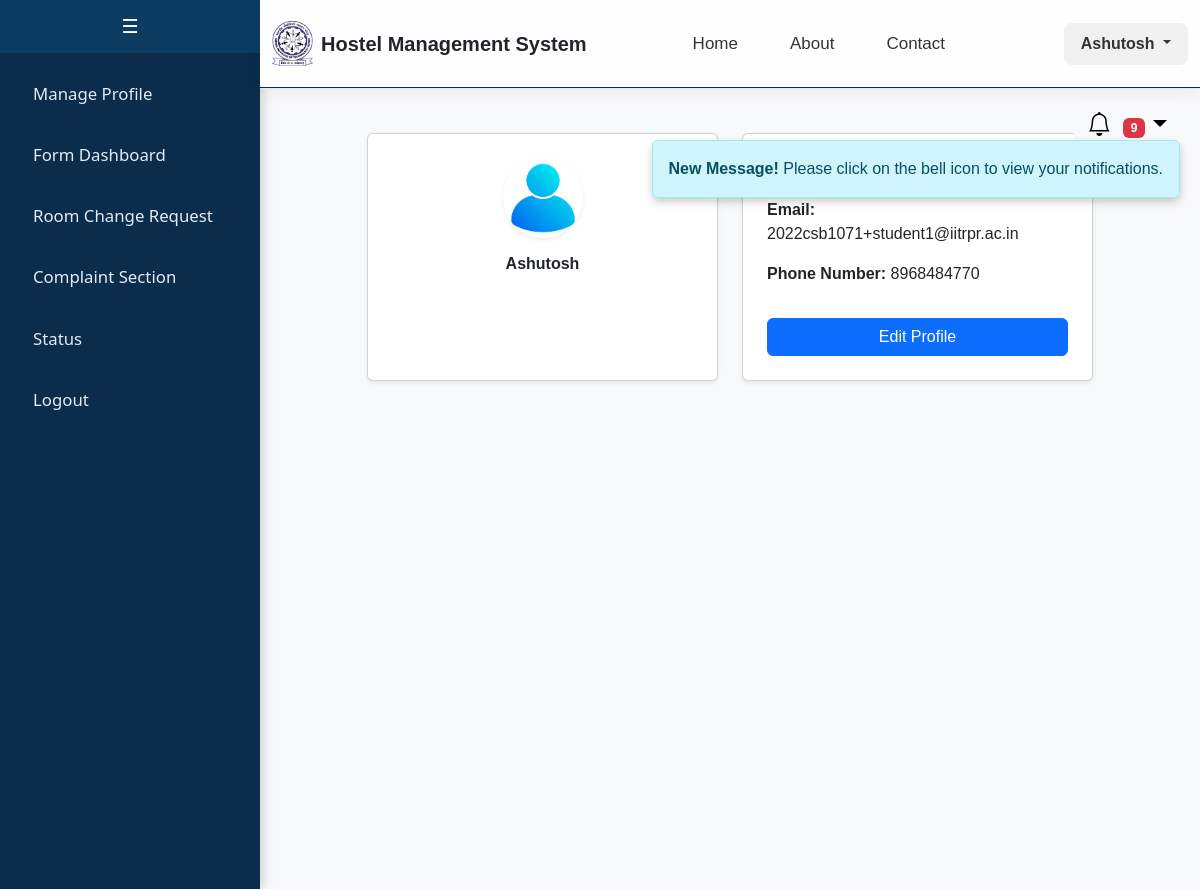
The app's page /student (signed in) with its own data.
### app/models.py (models this page shows, shortened)
class CustomUser(db.Model):
    __tablename__ = 'custom_user'
    id = db.Column(db.Integer, primary_key=True)
    email = db.Column(db.String(255), unique=True, nullable=False)
    name = db.Column(db.String(100), nullable=False)
    password = db.Column(db.String(100), nullable=False)
    is_staff = db.Column(db.Boolean, default=False)
    is_active = db.Column(db.Boolean, default=True)
    gender = db.Column(db.String(20), default='Not Specified')
    student = db.relationship('Student', backref='user', uselist=False, cascade="all, delete")
    caretaker = db.relationship('Caretaker', backref='user', uselist=False, cascade="all, delete")
    faculty = db.relationship('Faculty', backref='user', uselist=False, cascade="all, delete")
    admin = db.relationship('Admin', backref='user', uselist=False, cascade="all, delete")
    guest = db.relationship('Guest', backref='user', uselist=False, cascade="all, delete")

class Student(db.Model):
    __tablename__ = 'student'
    student_id = db.Column(db.Integer, db.ForeignKey('custom_user.id', ondelete='CASCADE'), primary_key=True)
    department = db.Column(db.String(100))
    student_phone = db.Column(db.String(10))
    student_roll = db.Column(db.String(15), unique=True)
    student_year = db.Column(db.Integer)
    student_room_no = db.Column(db.String(20))
    student_batch = db.Column(db.String(20))

### app/student.py (the view)
@student_bp.route("/student", methods=["GET"])
def profile():
    if 'user_id' not in session or session.get('user_role') != 'student':
        return redirect(url_for('auth.login'))
    user_id = session['user_id']
    user = CustomUser.query.get(user_id)
    student = Student.query.filter_by(student_id=user_id).first()
    if user is None or student is None:
        return redirect(url_for('auth.login'))
    notifications = Notification.query.filter_by(recipient_email=user.email).order_by(Notification.timestamp.desc()).all()
    has_new_notifications = any(not notification.is_read for notification in notifications)
    return render_template("student/profile.html", user=user, student=student, notifications=notifications, has_new_notifications=has_new_notifications)

### templates/student/profile.html (shortened to what this page needs)
{% extends "student/base.html" %}
{% block content %}
<div class="container mt-4">
    <div class="row justify-content-center">
        <div class="col-md-10">
            <div class="row d-flex align-items-stretch">
                <div class="col-md-6">
                    <div class="card p-4 shadow-sm text-center h-100">
                        <div class="d-flex justify-content-center">
                            <img src="{{ url_for('static', filename='profile_pic.png') }}" class="rounded-circle shadow-sm mb-3" width="80" height="80" alt="Profile Picture">
                        </div>
                        <h6 class="fw-bold">{{ user.name }}</h6>
                    </div>
                </div>
                <div class="col-md-6">
                    <div class="card p-4 shadow-sm h-100">
                        <p><strong>Room Number:</strong> {{ student.student_room_no if student.student_room_no else 'Undefined' }}</p>
                        <p><strong>Email:</strong> {{ user.email }}</p>
                        <p><strong>Phone Number:</strong> {{ student.student_phone if student.student_phone else 'Undefined' }}</p>
                        <a href="{{ url_for('student.update_profile') }}" class="btn btn-primary mt-3">Edit Profile</a>
                    </div>
                </div>
            </div>
        </div>
    </div>
</div>
<div class="notification-container">
    <div class="dropdown">
        <a class="btn btn-light dropdown-toggle notification-bell" href="#" id="notificationDropdown" role="button" data-bs-toggle="dropdown" aria-expanded="false">
            <i class="bi bi-bell"></i>
            {% if notifications|length > 0 %}
                <span class="badge bg-danger">{{ notifications|length }}</span>
            {% endif %}
        </a>
    </div>
</div>
{% if has_new_notifications %}
<div id="dynamicMessage" class="alert alert-info notification-alert" role="alert">
    <strong>New Message!</strong> Please click on the bell icon to view your notifications.
</div>
{% endif %}
{% endblock %}

### templates/includes/header.html (shortened to what this page needs)
<div class="ezy__nav4 glass">
    <nav class="navbar navbar-expand-lg py-3">
        <div class="container">
            <a class="navbar-brand d-flex align-items-center gap-2" href="/">
                <img src="{{ url_for('static', filename='logo.jpg') }}" alt="Logo" class="logo-img">
                <span class="fw-bold fs-5 text-dark">Hostel Management System</span>
            </a>
            <div class="collapse navbar-collapse justify-content-between" id="ezy_nav4-navbar-text">
				<ul class="navbar-nav me-auto d-flex justify-content-center gap-3" style="margin-left: 4.5rem;">
					<li class="nav-item"><a class="nav-link nav-hover" href="/">Home</a></li>
					<li class="nav-item"><a class="nav-link nav-hover" href="/about">About</a></li>
					<li class="nav-item"><a class="nav-link nav-hover" href="/contact">Contact</a></li>
				</ul>
				{% if session['user_role'] %}
				<div class="dropdown">
				<button class="btn user-dropdown-btn dropdown-toggle" type="button" id="userDropdown"
					data-bs-toggle="dropdown" aria-expanded="false">
					{{ session['user_name'] }}
				</button>
				</div>
				{% else %}
				<a href="/login" class="btn custom-login-btn ms-lg-3">Login</a>
				{% endif %}
			</div>
        </div>
    </nav>
</div>

### templates/student/base.html (style rules this page uses)
body { margin: 0; font-family: Arial, sans-serif; }
.navbar { border-bottom: 1px solid #0b2c4a; }

### templates/includes/header.html (style rules this page uses)
.ezy__nav4.glass { backdrop-filter: blur(12px); background: rgba(255, 255, 255, 0.85); border-bottom: 1px solid rgba(200, 200, 200, 0.4); box-shadow: 0 4px 16px rgba(0, 0, 0, 0.06); position: sticky; top: 0; z-index: 1000; transition: background 0.3s ease; }
.ezy__nav4 .navbar-brand img.logo-img { height: 45px; width: auto; }
.navbar-brand span { font-size: 18px; }
.navbar-nav { flex-direction: row; align-items: center; }
.navbar-nav .nav-item { margin: 0 10px; }
.navbar-nav .nav-link { font-weight: 500; font-size: 17px; padding: 10px 16px; color: #333; transition: all 0.2s ease; }
.user-dropdown-btn { background-color: #f0f0f0; color: #333; font-weight: 600; padding: 8px 16px; border-radius: 8px; transition: all 0.2s ease; }

### templates/student/profile.html (style rules this page uses)
.notification-alert { position: absolute; top: 140px; right: 20px; z-index: 1050; animation: fadeIn 1s ease-in-out; box-shadow: 0 4px 8px rgba(0, 0, 0, 0.2); }
.notification-container { position: fixed; top: 100px; right: 20px; z-index: 1050; }
.notification-bell { position: relative; font-size: 1.5rem; }
.badge { position: absolute; top: -5px; right: -5px; font-size: 0.75rem; }

### records on screen
CustomUser: user_name "Ashutosh", name "Ashutosh", email "2022csb1071+student1@iitrpr.ac.in"
Student: student_phone "8968484770"

### other values on screen
{{ notifications|length }} "9"
